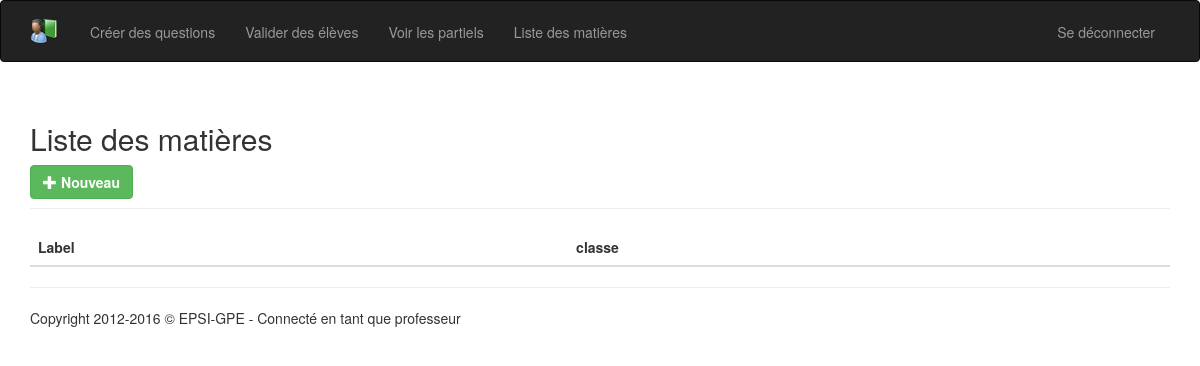
Page /listSubject.php (signed in) on the earlier database version.
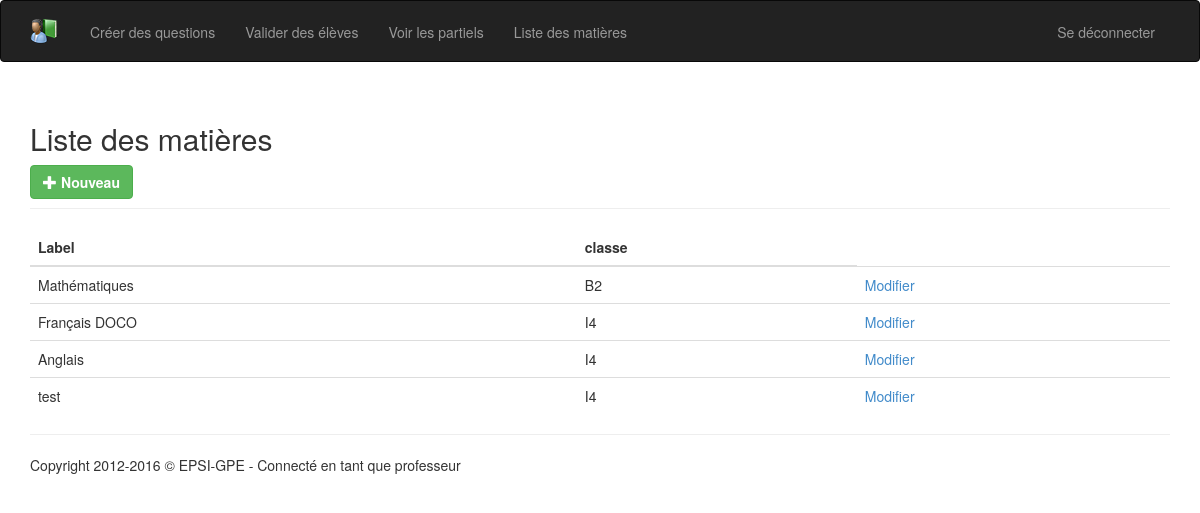
Same page on the later database version.
### tables this page shows
CREATE TABLE IF NOT EXISTS `subjects` (
  `id` int(11) NOT NULL AUTO_INCREMENT,
  `label` varchar(250) NOT NULL,
  `id_class` int(11) NOT NULL,
  PRIMARY KEY (`id`)
);

CREATE TABLE IF NOT EXISTS `classes` (
  `id` int(11) NOT NULL AUTO_INCREMENT,
  `label` varchar(50) NOT NULL,
  PRIMARY KEY (`id`)
);

### php/listSubject.php (called while the page is built, shortened)
<?php
include_once ('php/tools/s_echo.php');
function getSubjects($database) {
    $sth = $database->query(SQL_GET_SUBJECTS);
    return $sth->fetchAll();
}

### listSubject.php (the view, shortened to what this page needs)
<?php
include_once('templates/header.php');
include_once('php/tools/s_echo.php');
include_once('php/listSubject.php');
$subjects = getSubjects($database);
?>
<div class="container vertical-offset-50">
    <div class="page-header">
        <h2>Liste des mati&egrave;res</h2>
        <?php if ($_SESSION['role'] == UserType::PROFESSOR) { ?>
        <a href="createSubject.php"> <button type="button" class="btn btn-success" aria-label="Left Align">
                    <span  class="glyphicon glyphicon-plus" aria-hidden="true"></span> <b>Nouveau</b>
                </button></a>
        <?php } ?>
    </div>
    <table class="table table-hover tableListe">
        <thead>
            <tr class="info">
                <th>Label</th>
                <th>classe</th>
            </tr>
        </thead>
        <tbody>
            <?php foreach ($subjects as $subject) { ?>
                <tr>
                    <td><?php echo $subject["labelSubject"]; ?></td>
                    <td><?php s_echo($subject["labelClass"]); ?></td>
                    <?php if ($_SESSION['role'] == UserType::PROFESSOR) { ?>
                    <td><a href="editSubject.php?id=<?php s_echo($subject["idSubject"]); ?>">Modifier</a></td>
                    <?php } ?>
                </tr>
            <?php } ?>
        </tbody>
    </table>
    <?php include('templates/footer.php'); ?>

### templates/header.php (shortened to what this page needs)
<!DOCTYPE html>
<html>
    <head>
        <link rel="stylesheet" href="css/main.css">
        <link rel="stylesheet" href="css/bootstrap.min.css">
    </head>
    <body>
        <nav class="navbar navbar-inverse">
            <div class="container">
                <div class="navbar-header">
                    <a class="navbar-brand" href="index.php"><image src="img/logo.min.png"/></a>
                </div>
                <div id="navbar" class="navbar-collapse collapse" style="padding-top: 6px">
                    <?php
                    if (empty($_SESSION)) {
                    ?>
                        <ul class="nav navbar-nav">
                            <li><a href="registration.php">S'inscrire</a></li>
                        </ul>
                        <ul class="nav navbar-nav navbar-right">
                            <li><a href="login.php">Se connecter</a></li>
                        </ul>
                        <?php } else { ?>
                        <ul class="nav navbar-nav">
                            <?php if ($_SESSION['role'] == UserType::PROFESSOR) { ?>
                                <li><a href="createQuestions.php">Créer des questions</a></li>
                                <li><a href="listStudent.php">Valider des élèves</a></li>
                            <?php } ?>
                            <li><a href="listExam.php">Voir les partiels</a></li>
                            <li><a href="listSubject.php">Liste des matières</a></li>
                        </ul>
                    <ul class="nav navbar-nav navbar-right">
                        <li><a href="php/logout.php">Se déconnecter</a></li>
                    </ul>
                    <?php } ?>
                </div>
            </div>
        </nav>

### templates/footer.php
<footer>
    <hr>
    <p class="secondary">Copyright 2012-<?php echo date('Y') ?> © EPSI-GPE
    <?php
        if (isset($_SESSION['role']) && $_SESSION['role'] == UserType::PROFESSOR)
            print_r(" - Connecté en tant que professeur");
        else if (isset($_SESSION['role']) && $_SESSION['role'] == UserType::STUDENT)
            print_r(" - Connecté en tant qu'élève");
    ?>
    </p>
</footer>
</div>
</body>
</html>

### php/tools/s_echo.php
<?php
function s_echo($text)
{
    echo $text;
}

Differences in the rows shown:
now on this page (row edited): subjects: label "Mathématiques", id_class.label "B2"
now on this page (row edited): subjects: label "Français DOCO", id_class.label "I4"
now on this page (row edited): subjects: label "Anglais", id_class.label "I4"
added subjects: label "test", id_class.label "I4"
